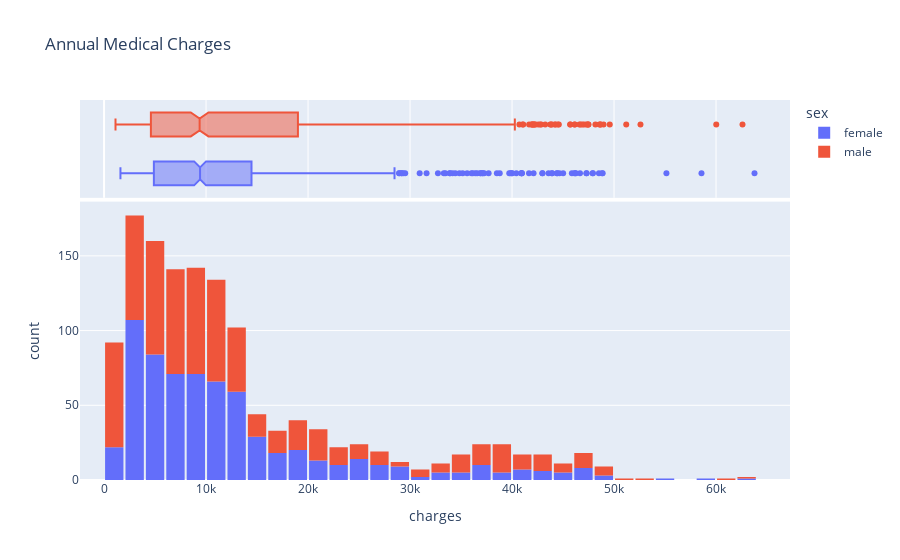

The notebook cell saved with this chart:
### Markdown cell above
#### Distribution of annual charges with respect to "sex"

### Code cell
fig = px.histogram(medical_df, 
                   x='charges', 
                   marginal='box', 
                   color='sex', 
                   title='Annual Medical Charges')
fig.update_layout(bargap=0.1)
fig.show()

### Figure 1 — Plotly figure (JSON) as saved in the notebook; plotly's stock layout.template omitted (floating-point values rounded to 4 significant figures; data arrays with more than 128 entries replaced by an {"elided": "..."} marker saying what was removed)
{"data": [{"alignmentgroup": "True", "bingroup": "x", "hovertemplate": "sex=female<br>charges=%{x}<br>count=%{y}<extra></extra>", "legendgroup": "female", "marker": {"color": "#636efa", "pattern": {"shape": ""}}, "name": "female", "offsetgroup": "female", "orientation": "v", "showlegend": true, "type": "histogram", "x": {"elided": "662 float values"}, "xaxis": "x", "yaxis": "y"}, {"alignmentgroup": "True", "hovertemplate": "sex=female<br>charges=%{x}<extra></extra>", "legendgroup": "female", "marker": {"color": "#636efa"}, "name": "female", "notched": true, "offsetgroup": "female", "showlegend": false, "type": "box", "x": {"elided": "662 float values"}, "xaxis": "x2", "yaxis": "y2"}, {"alignmentgroup": "True", "bingroup": "x", "hovertemplate": "sex=male<br>charges=%{x}<br>count=%{y}<extra></extra>", "legendgroup": "male", "marker": {"color": "#EF553B", "pattern": {"shape": ""}}, "name": "male", "offsetgroup": "male", "orientation": "v", "showlegend": true, "type": "histogram", "x": {"elided": "676 float values"}, "xaxis": "x", "yaxis": "y"}, {"alignmentgroup": "True", "hovertemplate": "sex=male<br>charges=%{x}<extra></extra>", "legendgroup": "male", "marker": {"color": "#EF553B"}, "name": "male", "notched": true, "offsetgroup": "male", "showlegend": false, "type": "box", "x": {"elided": "676 float values"}, "xaxis": "x2", "yaxis": "y2"}], "layout": {"bargap": 0.1, "barmode": "relative", "legend": {"title": {"text": "sex"}, "tracegroupgap": 0}, "title": {"text": "Annual Medical Charges"}, "xaxis": {"anchor": "y", "domain": [0, 1], "title": {"text": "charges"}}, "xaxis2": {"anchor": "y2", "domain": [0, 1], "matches": "x", "showgrid": true, "showticklabels": false}, "yaxis": {"anchor": "x", "domain": [0, 0.7326], "title": {"text": "count"}}, "yaxis2": {"anchor": "x2", "domain": [0.7426, 1], "matches": "y2", "showgrid": false, "showline": false, "showticklabels": false, "ticks": ""}}}
